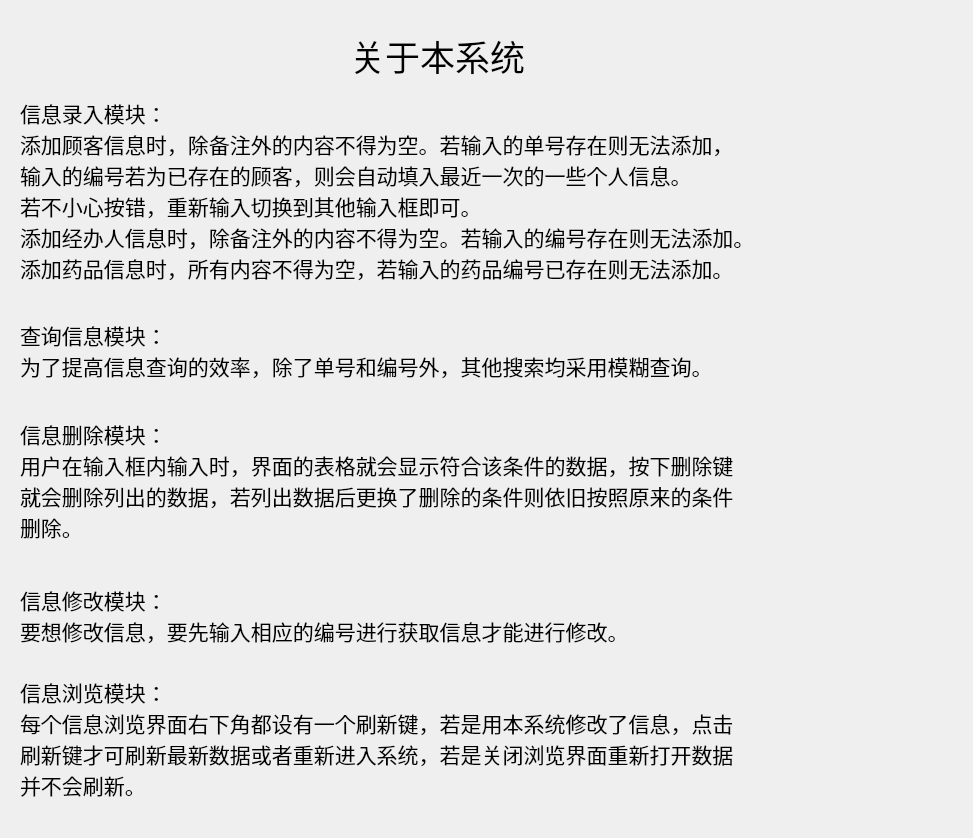
<?xml version="1.0" encoding="UTF-8"?>
<ui version="4.0">
 <class>bangzhu</class>
 <widget class="QDialog" name="bangzhu">
  <property name="geometry">
   <rect>
    <x>0</x>
    <y>0</y>
    <width>973</width>
    <height>838</height>
   </rect>
  </property>
  <property name="windowTitle">
   <string>系统帮助</string>
  </property>
  <widget class="QLabel" name="label">
   <property name="geometry">
    <rect>
     <x>350</x>
     <y>30</y>
     <width>251</width>
     <height>51</height>
    </rect>
   </property>
   <property name="styleSheet">
    <string notr="true">font: 26pt ;</string>
   </property>
   <property name="text">
    <string>关于本系统</string>
   </property>
  </widget>
  <widget class="QLabel" name="label_2">
   <property name="geometry">
    <rect>
     <x>20</x>
     <y>90</y>
     <width>931</width>
     <height>201</height>
    </rect>
   </property>
   <property name="styleSheet">
    <string notr="true">font: 16pt ;</string>
   </property>
   <property name="text">
    <string>信息录入模块：
添加顾客信息时，除备注外的内容不得为空。若输入的单号存在则无法添加，
输入的编号若为已存在的顾客，则会自动填入最近一次的一些个人信息。
若不小心按错，重新输入切换到其他输入框即可。
添加经办人信息时，除备注外的内容不得为空。若输入的编号存在则无法添加。
添加药品信息时，所有内容不得为空，若输入的药品编号已存在则无法添加。</string>
   </property>
  </widget>
  <widget class="QLabel" name="label_3">
   <property name="geometry">
    <rect>
     <x>20</x>
     <y>290</y>
     <width>921</width>
     <height>121</height>
    </rect>
   </property>
   <property name="styleSheet">
    <string notr="true">font: 16pt ;</string>
   </property>
   <property name="text">
    <string>查询信息模块：
为了提高信息查询的效率，除了单号和编号外，其他搜索均采用模糊查询。</string>
   </property>
  </widget>
  <widget class="QLabel" name="label_4">
   <property name="geometry">
    <rect>
     <x>20</x>
     <y>410</y>
     <width>931</width>
     <height>141</height>
    </rect>
   </property>
   <property name="styleSheet">
    <string notr="true">font: 16pt ;</string>
   </property>
   <property name="text">
    <string>信息删除模块：
用户在输入框内输入时，界面的表格就会显示符合该条件的数据，按下删除键
就会删除列出的数据，若列出数据后更换了删除的条件则依旧按照原来的条件
删除。</string>
   </property>
  </widget>
  <widget class="QLabel" name="label_5">
   <property name="geometry">
    <rect>
     <x>20</x>
     <y>570</y>
     <width>871</width>
     <height>91</height>
    </rect>
   </property>
   <property name="styleSheet">
    <string notr="true">font: 16pt ;</string>
   </property>
   <property name="text">
    <string>信息修改模块：
要想修改信息，要先输入相应的编号进行获取信息才能进行修改。</string>
   </property>
  </widget>
  <widget class="QLabel" name="label_6">
   <property name="geometry">
    <rect>
     <x>20</x>
     <y>670</y>
     <width>921</width>
     <height>161</height>
    </rect>
   </property>
   <property name="styleSheet">
    <string notr="true">font: 16pt ;</string>
   </property>
   <property name="text">
    <string>信息浏览模块：
每个信息浏览界面右下角都设有一个刷新键，若是用本系统修改了信息，点击
刷新键才可刷新最新数据或者重新进入系统，若是关闭浏览界面重新打开数据
并不会刷新。
</string>
   </property>
  </widget>
 </widget>
 <resources/>
 <connections/>
</ui>
